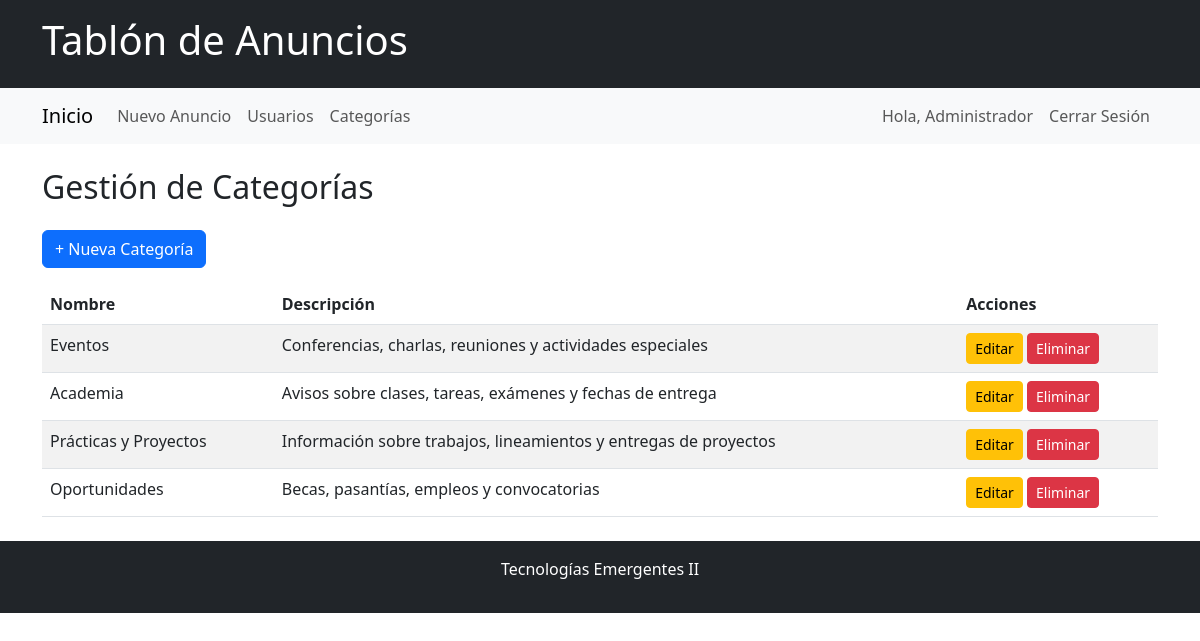
Page /categorias/ (signed in) on the committed database.
### app/models.py (models this page shows, shortened)
class Categoria(db.Model):
    __tablename__ = 'categorias'
    id = db.Column(db.Integer, primary_key=True)
    nombre = db.Column(db.String(100), nullable=False, unique=True)
    descripcion = db.Column(db.Text)
    anuncios = db.relationship('Anuncio', backref='categoria', lazy=True, cascade='all, delete-orphan')

### app/categorias/routes.py (the view)
@categorias_bp.route('/')
def lista():
    if not session.get('usuario_id'):
        return redirect(url_for('auth.login'))
    categorias = Categoria.query.all()
    return render_template('categorias/lista.html', categorias=categorias)

### app/templates/categorias/lista.html
{% extends "base.html" %}
{% block contenido %}
<h2 class="mb-4">Gestión de Categorías</h2>
<a href="{{ url_for('categorias.crear') }}" class="btn btn-primary mb-3">+ Nueva Categoría</a>
{% if categorias %}
<table class="table table-striped">
    <thead>
        <tr>
            <th>Nombre</th>
            <th>Descripción</th>
            <th>Acciones</th>
        </tr>
    </thead>
    <tbody>
        {% for cat in categorias %}
        <tr>
            <td>{{ cat.nombre }}</td>
            <td>{{ cat.descripcion or 'Sin descripción' }}</td>
            <td>
                <a href="{{ url_for('categorias.editar', id=cat.id) }}" class="btn btn-sm btn-warning">Editar</a>
                <a href="{{ url_for('categorias.eliminar', id=cat.id) }}" class="btn btn-sm btn-danger" onclick="return confirm('¿Eliminar?')">Eliminar</a>
            </td>
        </tr>
        {% endfor %}
    </tbody>
</table>
{% else %}
<div class="alert alert-info">
    No hay categorías. ¡Crea la primera!
</div>
{% endif %}
{% endblock %}

### rows in the picture
Categoria: nombre "Eventos", descripcion "Conferencias, charlas, reuniones y actividades especiales"
Categoria: nombre "Academia", descripcion "Avisos sobre clases, tareas, exámenes y fechas de entrega"
Categoria: nombre "Prácticas y Proyectos", descripcion "Información sobre trabajos, lineamientos y entregas de proyectos"
Categoria: nombre "Oportunidades", descripcion "Becas, pasantías, empleos y convocatorias"

### other values in the picture
{{ session.nombre }} "Administrador"
